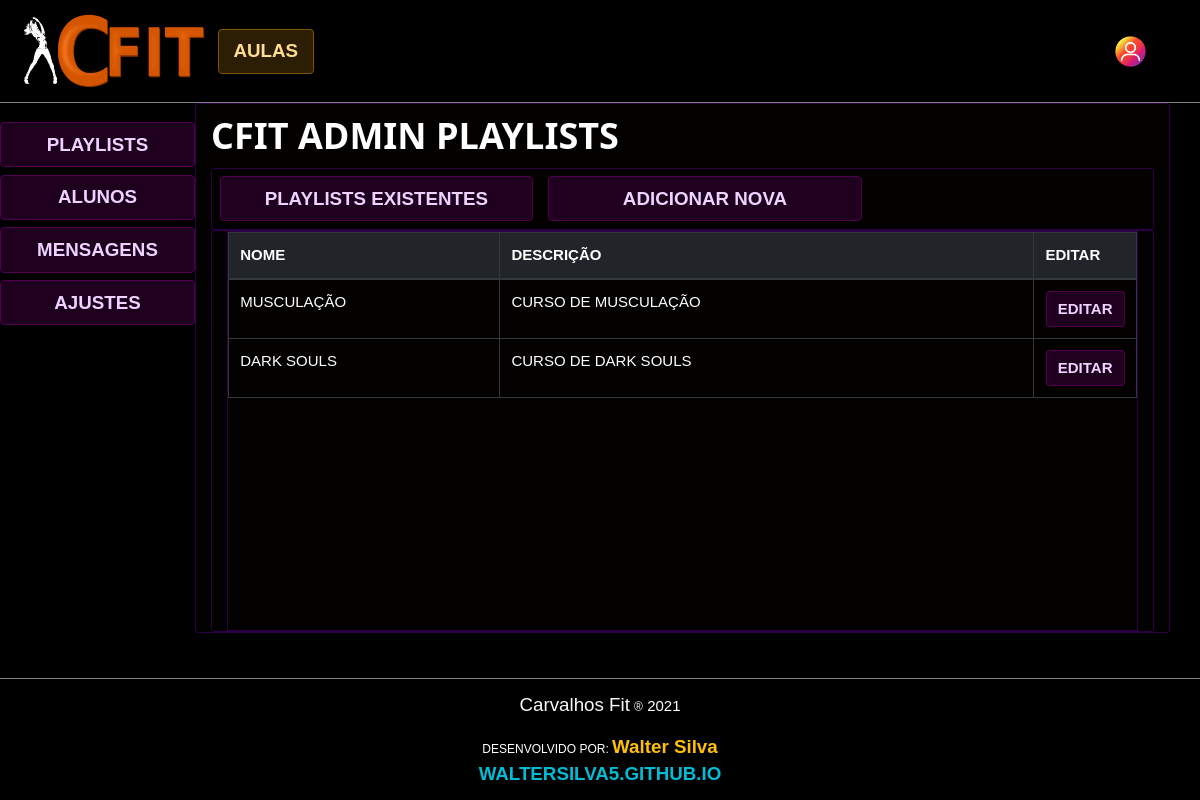
The app's page /cfit_admin/cfit_admin_playlists/ (signed in), older data.
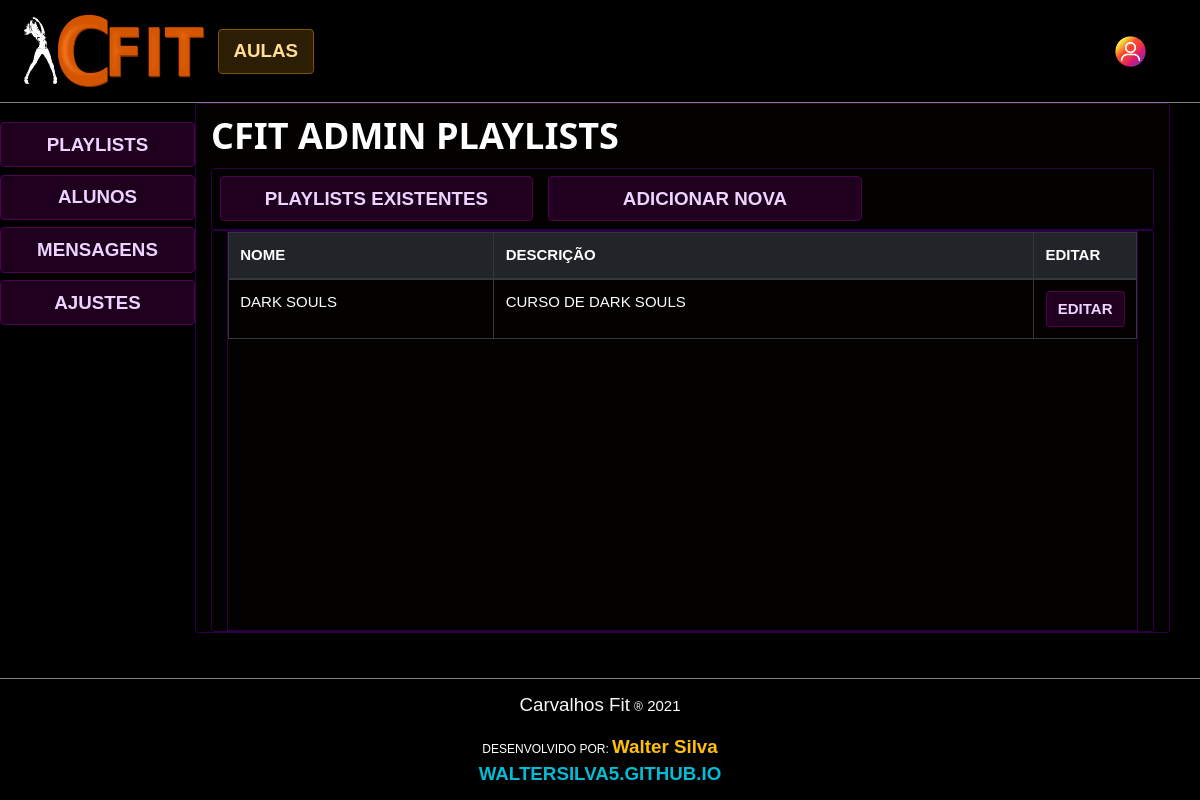
The same page, newer data.
### cfit/models.py (models this page shows)
class Playlist(models.Model):
    nome = models.CharField('nome', max_length=255, unique=True)
    desabilitada = models.BooleanField('desabilitada', null=False, default=False)
    descricao = models.CharField('descricao', max_length=255, null=True, default='')
    imagem = models.CharField('imagem', max_length=255, null=True, default='')

### cfit/views/cfit_admin.py (the view)
# urls.py: path(r'cfit_admin/cfit_admin_playlists/', cfit_admin_playlists, name="cfit_admin_playlists"),
@adm_required
def cfit_admin_playlists(request, kwargs=""):
    playlists = Playlist.objects.all().values()
    return render(request, 'cfit_admin/cfit_admin_playlists.html', {"playlists": playlists})

### cfit/sessionTester.py (called while the page is built)
def adm_required(func):
    f = func
    @functools.wraps(func)
    def wrapper_login_required(*args, **kwargs):
        try:
            if(args[0].session["nivel_de_acesso"] == 2):
                pass
            else:
                raise Exception
        except:
            return redirect("/home")
        else:
            return f(*args, **kwargs)
    return wrapper_login_required

### cfit/templates/cfit_admin/cfit_admin_playlists.html (shortened to what this page needs)
{% extends 'cfit_admin/cfit_admin.html' %} {% block 'painels_admin' %} {% load static%}
<div class="cfit-div-dark-admin rounded container">
    <div class="container">
        <h1><b>CFIT ADMIN PLAYLISTS</b></h1>
    </div>
    <div>
        <div class="">
            <div class="cfit-div-dark-admin rounded">
                <div>
                    <wsi_button class="cfit-button-admin mx-2 my-2 col-md-4" id="button_playlists_existentes">PLAYLISTS
                        EXISTENTES
                    </wsi_button>
                    <wsi_button class="cfit-button-admin mx-2 my-2 col-md-4" id="button_adicionar_nova">ADICIONAR NOVA
                    </wsi_button>
                </div>
            </div>
        </div>
    </div>
    <div>
        <div class="container cfit-div-dark-admin rounded">
            <div id="painel_listagem_playlists" class="container row-no-padding">
                <div class="container col-sm-12 row row-no-padding" style="min-height:400px; overflow:auto;">
                    <table class="table table-hover cfit-div-dark-admin table-responsive table-dark row-no-padding">
                        <thead class="thead-dark  cfit-div-dark-admin ">
                            <tr>
                                <th class="col-sm-4">NOME</th>
                                <th class="col-sm-8">DESCRIÇÃO</th>
                                <th>EDITAR</th>
                            </tr>
                        </thead>
                        <tbody> {% for playlist in playlists %}
                            <tr class="cfit-div-dark-admin">
                                <td class="col-4"> {{playlist.nome}}
                                </td>
                                <td class="col-8 text-nowrap" style=" max-width: 600px; overflow:hidden;">
                                    {{playlist.descricao}}
                                </td>
                                <td>
                                    <a href="{% url 'cfit_admin_playlists_aditar'  %}?playlist={{playlist.nome}}"
                                        class="btn cfit-button-admin w3-text-shadow"><b>EDITAR</b></a>
                                </td>
                            </tr> {% endfor %}
                        </tbody>
                    </table>
                </div>
            </div>
        </div>
    </div>
</div>
{% endblock%}

### cfit/templates/cfit_admin/cfit_admin.html (shortened to what this page needs)
{% extends 'main.html' %} {% block content %} {% load static%}
<div style="border-bottom: 1px solid gray;">
    <nav class="navbar navbar-expand-lg navbar-dark text-light" style="background-color: black">
        <a class="navbar-brand col-sm-2" href="/">
            <img class="img-fluid mr-0" src="{% static 'cfit/img/logo.png' %}" alt="logo" />
        </a>
        <div class="collapse navbar-collapse" id="navbarTogglerDemo03">
            <div id="options" class="mr-auto">
                <ul class="navbar-nav">
                    <li class="nav-item mx-2">
                        <a href="{% url 'home'  %}">
                            <wsi_button class="col-sm-12 my-2"><b>AULAS</b>
                            </wsi_button>
                        </a>
                    </li>
                </ul>
            </div>
            <wsi_button_float></wsi_button_float>
        </div>
    </nav>
</div>
<div class="row container-fluid pb-5" style="margin-bottom:0;">
    <div class="w3-black col text-center pt-3 row-no-padding" style="padding-bottom:auto;">
        <a href="{% url 'cfit_admin_playlists'  %}">
            <wsi_button class="col-sm-12 cfit-button-admin my-1">PLAYLISTS</wsi_button>
        </a>
        <wsi_button class="col-sm-12 cfit-button-admin my-1">ALUNOS</wsi_button>
        <wsi_button class="col-sm-12 cfit-button-admin my-1">MENSAGENS</wsi_button>
        <wsi_button class="col-sm-12 cfit-button-admin my-1">AJUSTES</wsi_button>
    </div>
    <div class="col-sm-10 container-fluid" style="margin-bottom:0;">
        {% block 'painels_admin' %}
        {% endblock %}
    </div>
</div>
{% endblock%}

### cfit/templates/main.html (shortened to what this page needs)
{% load static %}
<!DOCTYPE html>
<html lang="en">
<head>
    <link rel="stylesheet" href="{% static 'cfit/css/bootstrap.min.css' %}">
    <link rel="stylesheet" href="{% static 'cfit/css/animate.min.css'%}" />
    <link rel="stylesheet" href="{% static 'cfit/css/hover-min.css'%}" />
    <link rel="stylesheet" href="{% static 'cfit/css/w3.css' %}">
    <link rel="stylesheet" href="{% static 'cfit/css/style.css' %}">
    <link rel="stylesheet" href="{% static 'cfit/css/w3-colors-win8.css' %}">
</head>
<body id="app" class="w3-black">
    <div style="min-height:600px;">
        {% block content%} {% endblock content %}
    </div>
    <footer class="footer" style="border-top: 1px solid gray;">
        <div class="container-flex w3-black py-3 text-center">
            <strong class="text-light h5">Carvalhos Fit</strong> <small>&reg;</small> <span id="ano"></span>
        </div>
        <div class="container-flex w3-black py-1 text-center">
            <small>DESENVOLVIDO POR: <a class="h5 font-weight-bold text-warning"
                    href="https://www.linkedin.com/in/walter-pereira-245067161/">Walter
                    Silva</a></small>
        </div>
        <div class="container-flex w3-black text-center">
            <a class=" h5 w3-text-cyan font-weight-bold" href="https://waltersilva5.github.io/">WALTERSILVA5.GITHUB.IO</a>
        </div>
    </footer>
</body>
</html>

### cfit/static/cfit/css/w3.css (style rules this page uses)
*,*:before,*:after { box-sizing:inherit }
html { -ms-text-size-adjust:100%;-webkit-text-size-adjust:100% }
body { margin:0 }
article,aside,details,figcaption,figure,footer,header,main,menu,nav,section { display:block }
a { background-color:transparent }
b,strong { font-weight:bolder }
small { font-size:80% }
img { border-style:none }
button,input,select,textarea,optgroup { font:inherit;margin:0 }
button,input { overflow:visible }
button,select { text-transform:none }
button,[type=button],[type=reset],[type=submit] { -webkit-appearance:button }
html,body { font-family:Verdana,sans-serif;font-size:15px;line-height:1.5 }
html { overflow-x:hidden }
h1 { font-size:36px }
h1,h2,h3,h4,h5,h6 { font-family:"Segoe UI",Arial,sans-serif;font-weight:400;margin:10px 0 }
img { vertical-align:middle }
a { color:inherit }
.w3-black,.w3-hover-black:hover { color:#fff!important;background-color:#000!important }
.w3-text-cyan,.w3-hover-text-cyan:hover { color:#00bcd4!important }

### cfit/static/cfit/css/style.css (style rules this page uses)
.row-no-padding { margin-left: 0; margin-right: 0; padding-left: 0; padding-right: 0; margin:0; }
[class*="col-"], [class^="col-"] { padding-left: 0; padding-right: 0; margin-left: 0; margin-right: 0; }
[class="container"], [class="container"] { padding-left: 0; padding-right: 0; margin-left: 0; margin-right: 0; }
.cfit-button { background-color: rgba(255, 175, 28, 0.171); border: 1px solid rgba(255, 166, 1, 0.397); color: rgb(255, 221, 148); font-weight: bold; }
.cfit-button-admin { color: rgb(237, 211, 255); background-color: rgba(90, 0, 90, 0.342); border: 1px solid rgba(189, 1, 189, 0.322); width: 100%; }
.cfit-div-dark-admin, table, td, tr, th, table.table-bordered>thead>tr>th { color: white; background-color: rgb(2, 1, 0); border: 1px solid rgba(56, 0, 94, 0.753); }

Row changes from the older to the newer data that the page shows:
removed Playlist: nome "MUSCULAÇÃO", descricao "CURSO DE MUSCULAÇÃO"
